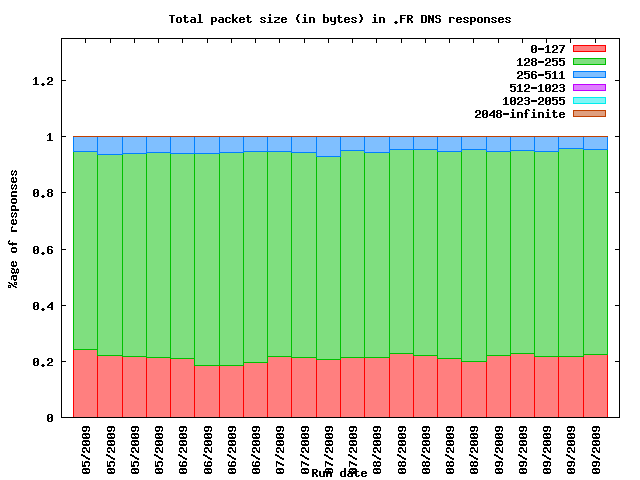

gnuplot code for this plot:
# http://confuseddevelopment.blogspot.com/2009/01/creating-bar-charts-with-gnuplot.html
# http://gnuplot.sourceforge.net/demo/histograms.html

set terminal png
set style data histogram
set style histogram rowstacked
set style fill solid 0.5
set xtics rotate
set xlabel "Run date"
set ylabel "%age of responses"
set yrange [0:1.35] # Hack to get the key in a proper position
set title "Total packet size (in bytes) in .FR DNS responses"
plot "respsize.dat" using 2:xtic(1) title "0-127", "" using 3 title "128-255", "" using 4 title "256-511", "" using 5 title "512-1023", "" using 6 title "1023-2055","" using 7 title "2048-infinite"
